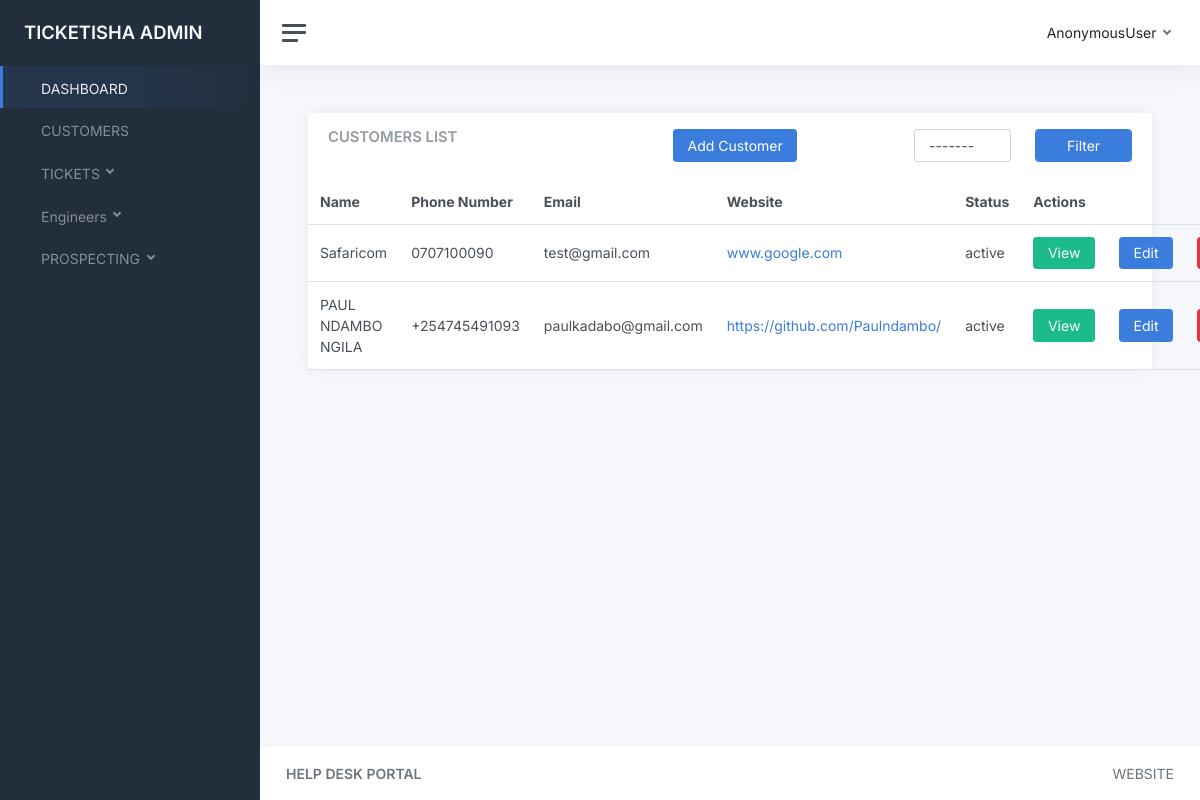
The app's page /customers/ with its own data.
### apps/customers/models.py (models this page shows, shortened)
class Customer(models.Model):
    user = models.OneToOneField(settings.AUTH_USER_MODEL, on_delete=models.CASCADE)
    name = models.CharField(max_length=255)
    phone_number = models.CharField(max_length=255)
    website = models.CharField(max_length=255, null=True, blank=True)
    logo = models.ImageField(upload_to="customer_logos/", null=True, blank=True)
    postal_code = models.CharField(max_length=255, null=True, blank=True)
    zip_code = models.CharField(max_length=255, null=True, blank=True)
    city = models.CharField(max_length=255, null=True, blank=True)
    country = models.CharField(max_length=255, null=True, blank=True)
    headquarters = models.CharField(max_length=255, null=True, blank=True)
    status = models.CharField(max_length=255, default="active")

### apps/accounts/models.py (models this page shows)
class User(AbstractUser, AbstractBaseModel):
    ROLE_INDIVIDUAL = "individual"
    ROLE_CHOICES = (
        ('None', 'Without role'),
        ('admin', 'C2S Admin'),
        ('insurer', 'Insurer'),
        ('corporate', 'Corporate'),
        ('merchant', 'Merchant'),
        (ROLE_INDIVIDUAL, 'Individual'),
        ('report_user', 'Report User'),
        ('technician_user', 'Technician User'),
        ('foh_user', 'FOH User'),
        ('customer_support_user', 'Customer Support User'),
        ('funeral_validator', 'Funeral Validator'),
        ('brokerage_admin', 'Brokerage Admin'),
        ('broker', 'Broker'),
        ('claim_validator', 'Claim Validator'),
        ('retail_agent', 'Retail Agent'),
    )
    token = models.CharField(null=True, max_length=255)
    token_expiration_date = models.DateTimeField(null=True)
    activation_date = models.DateTimeField(null=True)
    email = models.EmailField(unique=True, error_messages={'unique': _('A user with that email already exists.')})
    role = models.CharField(choices=ROLE_CHOICES, max_length=32)
    password_expiration_date = models.DateField(null=True)
    reset_password = models.BooleanField(default=False)

### apps/customers/views.py (the view)
# urls.py: path("customers/", include("apps.customers.urls")),
def customers(request):
    if request.method == 'POST':
        status = request.POST.get('status')
        print(status)
        if status == 'none':
            customers = Customer.objects.all()
        else:
            customers = Customer.objects.filter(status=status)
    else:
        customers = Customer.objects.all()
    context = {
        "customers": customers
    }
    return render(request, 'customers/customers.html', context)

### templates/customers/customers.html (shortened to what this page needs)
{% extends "base.html" %}
{% block content %}
<main class="content">
    <div class="container-fluid p-0">
        <div class="row">
            <div class="col-12 col-lg-12 col-xxl-12 d-flex">
                <div class="card flex-fill">
                    <div class="card-header">
                        <div class="row">
                            <div class="col-5">
                                <h5 class="card-title mb-0">CUSTOMERS LIST</h5>
                            </div>
                            <div class="col-7">
                                <form method="POST">
                                    <div class="row">
                                        <div class="col-6">
                                            <div class="form-group">
                                                <a href="{% url 'new-customer' %}" class="btn btn-primary">Add Customer</a>
                                            </div>
                                        </div>
                                        <div class="col-3">
                                            <div class="form-group">
                                                <select class="form-control" id="status" name="status">
                                                    <option value="none">-------</option>
                                                </select>
                                            </div>
                                        </div>
                                        <div class="col-3">
                                            <div class="form-group">
                                                <input type="submit" class="form-control btn btn-primary"
                                                    value="Filter">
                                            </div>
                                        </div>
                                    </div>
                                </form>
                            </div>
                        </div>
                    </div>
                    <table class="table table-hover my-0">
                        <thead>
                            <tr>
                                <th>Name</th>
                                <th>Phone Number</th>
                                <th>Email</th>
                                <th>Website</th>
                                <th>Status</th>
                                <th colspan="3">Actions</th>
                            </tr>
                        </thead>
                        <tbody>
                            {% for customer in customers %}
                            <tr>
                                <td>{{customer.name}}</td>
                                <td>{{customer.phone_number}}</td>
                                <td>{{customer.user.email}}</td>
                                <td><a href="#">{{customer.website}}</a></td>
                                <td>{{customer.status}}</td>
                                <td>
                                    <a href="{% url 'customer-details' customer.id %}" class="btn btn-success">View</a>
                                </td>
                                <td>
                                    <a href="{% url 'update-customer' customer.id %}" class="btn btn-primary">Edit</a>
                                </td>
                                <td>
                                    <a href="{% url 'delete-customer' customer.id %}" id="delete" class="btn btn-danger"
                                        data-toggle="modal" data-target="#DeleteModal">Delete</a>
                                </td>
                            </tr>
                            {% endfor %}
                        </tbody>
                    </table>
                </div>
            </div>
        </div>
    </div>
</main>
{% endblock content %}

### records on screen
Customer: name "Safaricom", phone_number "0707100090", user.email "test@gmail.com", website "www.google.com", status "active"
Customer: name "PAUL NDAMBO NGILA", phone_number "+254745491093", user.email "paulkadabo@gmail.com", website "https://github.com/Paulndambo/", status "active"

### other values on screen
{{ request.user }} "AnonymousUser"
